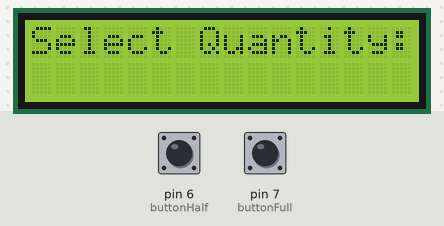
Recording of a sketch running on a simulated Arduino Uno, built with avr-gcc and run on an emulated ATmega328P. Parts: 16×2 character LCD. The inputs (shaded band) are chosen by the test bench; at power-on: pin 6 (buttonHalf) HIGH, pin 7 (buttonFull) HIGH. What the sketch prints to the serial monitor is not drawn.

Above: at 1.2 s.
1.3 s: pin 6 (buttonHalf) pulled LOW for 0.15 s
At 2.2 s:
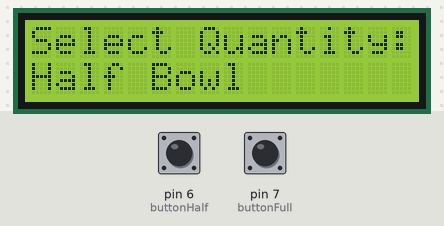
3.9 s: pin 7 (buttonFull) pulled LOW for 0.15 s
At 4.8 s:
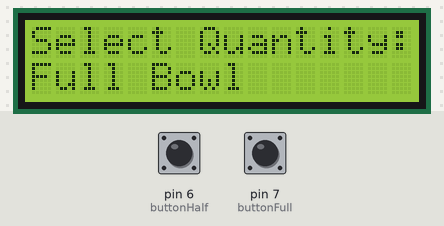
6.5 s: pin 7 (buttonFull) pulled LOW for 1 s
10.0 s: pin 7 (buttonFull) pulled LOW for 3.2 s
Timing chart, 0 to 13.0 s (numbered marks = the images above; inputs shaded):
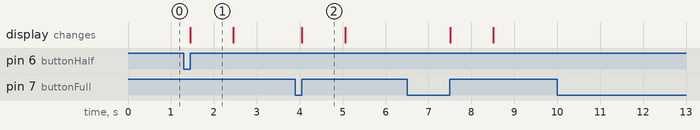

The sketch:

master.ino
```cpp
//UPDATED MASTER
#include <LiquidCrystal.h>

// Initialize the LCD library with the interface pins
LiquidCrystal lcd(12, 11, 5, 4, 3, 2);

const int buttonHalf = 6;  // Button for "half" is connected to pin 6
const int buttonFull = 7;  // Button for "full" is connected to pin 7

void setup() {
  // Set up the LCD's number of columns and rows:
  lcd.begin(16, 2);
  lcd.print("Select Quantity:");

  // Initialize the button pins as inputs
  pinMode(buttonHalf, INPUT_PULLUP);
  pinMode(buttonFull, INPUT_PULLUP);

  // Start serial communication at 9600 baud rate
  Serial.begin(9600);
}

void loop() {
  lcd.setCursor(0, 1);  // Move the cursor to the second line

  if (digitalRead(buttonHalf) == LOW) {  // Check if the "half" button is pressed
    while (digitalRead(buttonHalf) == LOW);  // Debounce
    Serial.write('H');  // Send 'H' to indicate "Half Bowl"
    lcd.print("Half Bowl      ");
    delay(1000);  // Give time for reading
    lcd.clear();
    lcd.print("Select Quantity:");
  }

  if (digitalRead(buttonFull) == LOW) {  // Check if the "full" button is pressed
    while (digitalRead(buttonFull) == LOW);  // Debounce
    Serial.write('F');  // Send 'F' to indicate "Full Bowl"
    lcd.print("Full Bowl      ");
    delay(1000);  // Give time for reading
    lcd.clear();
    lcd.print("Select Quantity:");
  }
}
```

Measured:
- after the input at 1.3 s, the display: changes after 0.15 s (image 1)
- after the input at 3.9 s, the display: changes after 0.15 s (image 2)
- what the display in image 1 shows lasts 1.0 s, from 1.5 s to 2.5 s
